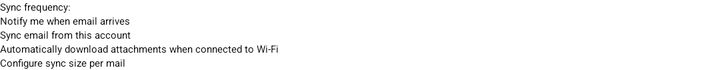
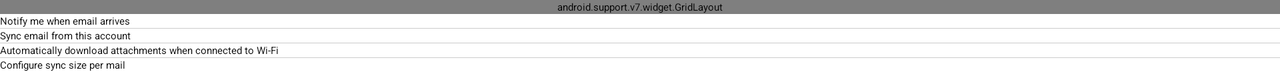

Two renders of one Android screen. The first uses the default layout on a phone; the second uses the alternative layout the repository ships for a different screen configuration, on a matching device. The two XML files are below.
<!-- AndroidManifest.xml: application theme UnifiedEmailTheme.Appcompat -->
<!-- res/layout/account_setup_options_fragment.xml -->
<?xml version="1.0" encoding="utf-8"?>
<LinearLayout
    xmlns:android="http://schemas.android.com/apk/res/android"
    android:layout_width="match_parent"
    android:layout_height="wrap_content"
    android:orientation="vertical"
    >
    <TextView
        android:text="@string/account_setup_options_mail_check_frequency_label"
        android:layout_height="wrap_content"
        android:layout_width="match_parent"
        style="@style/account_setup_label_text" />
    <Spinner
        android:id="@+id/account_check_frequency"
        android:layout_height="wrap_content"
        android:layout_width="match_parent" />
    <TextView
        android:id="@+id/account_sync_window_label"
        android:layout_height="wrap_content"
        android:layout_width="match_parent"
        android:text="@string/account_setup_options_mail_window_label"
        android:visibility="gone"
        style="@style/account_setup_label_text" />
    <Spinner
        android:id="@+id/account_sync_window"
        android:layout_height="wrap_content"
        android:layout_width="match_parent"
        android:visibility="gone" />
    <CheckBox
        android:id="@+id/account_notify"
        style="@style/account_setup_checkbox"
        android:layout_height="wrap_content"
        android:layout_width="match_parent"
        android:text="@string/account_setup_options_notify_label" />
    <CheckBox
        android:id="@+id/account_sync_contacts"
        style="@style/account_setup_checkbox"
        android:layout_height="wrap_content"
        android:layout_width="match_parent"
        android:text="@string/account_setup_options_sync_contacts_label"
        android:visibility="gone" />
    <CheckBox
        android:id="@+id/account_sync_calendar"
        style="@style/account_setup_checkbox"
        android:layout_height="wrap_content"
        android:layout_width="match_parent"
        android:text="@string/account_setup_options_sync_calendar_label"
        android:visibility="gone" />
    <CheckBox
        android:id="@+id/account_sync_email"
        style="@style/account_setup_checkbox"
        android:layout_height="wrap_content"
        android:layout_width="match_parent"
        android:text="@string/account_setup_options_sync_email_label" />

    <CheckBox
        android:id="@+id/account_background_attachments"
        style="@style/account_setup_checkbox"
        android:layout_height="wrap_content"
        android:layout_width="match_parent"
        android:text="@string/account_setup_options_background_attachments_label" />
    <RelativeLayout
        android:layout_width="match_parent"
        android:layout_height="wrap_content">
        <CheckBox
            android:id="@+id/account_sync_size_enable"
            style="@style/account_setup_checkbox"
            android:layout_width="wrap_content"
            android:layout_height="wrap_content"
            android:text="@string/account_settings_sync_size_enable" />
        <Spinner
            android:id="@+id/account_sync_size"
            android:layout_width="fill_parent"
            android:layout_height="wrap_content"
            android:layout_toEndOf="@+id/account_sync_size_enable"
            android:layout_alignTop="@+id/account_sync_size_enable"
            android:layout_alignBottom="@+id/account_sync_size_enable"
            android:visibility="invisible" />
    </RelativeLayout>
</LinearLayout>
<!-- resources referenced by this layout -->
<resources>
  <string name="account_settings_sync_size_enable">Configure sync size per mail</string>
  <string name="account_setup_options_background_attachments_label">
          Automatically download attachments when connected to Wi-Fi</string>
  <string name="account_setup_options_mail_check_frequency_label">Sync frequency:</string>
  <string name="account_setup_options_mail_window_label">Sync emails from:</string>
  <string name="account_setup_options_notify_label">Notify me when email arrives</string>
  <string name="account_setup_options_sync_calendar_label">Sync calendar from this account</string>
  <string name="account_setup_options_sync_contacts_label">Sync contacts from this account</string>
  <string name="account_setup_options_sync_email_label">Sync email from this account</string>
</resources>
<!-- res/layout-w600dp/account_setup_options_fragment.xml (the repository's variant of the layout above) -->
<!-- drawn on the phone turned sideways -->
<?xml version="1.0" encoding="utf-8"?>
<LinearLayout
    xmlns:android="http://schemas.android.com/apk/res/android"
    xmlns:app="http://schemas.android.com/apk/res-auto"
    android:layout_width="match_parent"
    android:layout_height="wrap_content"
    android:orientation="vertical"
    >
    
    <android.support.v7.widget.GridLayout
        android:layout_width="match_parent"
        android:layout_height="wrap_content"
        app:columnCount="2" >

        <TextView
            android:layout_height="wrap_content"
            android:layout_width="wrap_content"
            app:layout_gravity="center_vertical"
            android:layout_margin="8dp"
            android:text="@string/account_setup_options_mail_check_frequency_label"
            style="@style/account_setup_label_text" />
        <Spinner
            android:id="@+id/account_check_frequency"
            android:layout_height="wrap_content"
            app:layout_gravity="center_vertical|fill_horizontal"/>
        
        <TextView
            android:id="@+id/account_sync_window_label"
            android:layout_height="wrap_content"
            android:layout_width="wrap_content"
            app:layout_gravity="center_vertical"
            android:layout_margin="8dp"
            android:text="@string/account_setup_options_mail_window_label"
            android:visibility="gone"
            style="@style/account_setup_label_text" />
        <Spinner
            android:id="@+id/account_sync_window"
            android:layout_height="wrap_content"
            app:layout_gravity="center_vertical|fill_horizontal"
            android:visibility="gone" />

    </android.support.v7.widget.GridLayout>
    <CheckBox
        android:id="@+id/account_notify"
        style="@style/account_setup_checkbox"
        android:layout_height="wrap_content"
        android:layout_width="match_parent"
        android:text="@string/account_setup_options_notify_label" />
    
    <View
        android:id="@+id/account_sync_contacts_divider"
        android:layout_width="match_parent"
        android:layout_height="1px"
        android:background="@color/account_setup_divider_color"
        android:visibility="gone" />
    <CheckBox
        android:id="@+id/account_sync_contacts"
        style="@style/account_setup_checkbox"
        android:layout_height="wrap_content"
        android:layout_width="match_parent"
        android:text="@string/account_setup_options_sync_contacts_label"
        android:visibility="gone" />
    
    <View
        android:id="@+id/account_sync_calendar_divider"
        android:layout_width="match_parent"
        android:layout_height="1px"
        android:background="@color/account_setup_divider_color"
        android:visibility="gone" />
    <CheckBox
        android:id="@+id/account_sync_calendar"
        style="@style/account_setup_checkbox"
        android:layout_height="wrap_content"
        android:layout_width="match_parent"
        android:text="@string/account_setup_options_sync_calendar_label"
        android:visibility="gone" />
    
    <View
        android:layout_width="match_parent"
        android:layout_height="1px"
        android:background="@color/account_setup_divider_color" />
    <CheckBox
        android:id="@+id/account_sync_email"
        style="@style/account_setup_checkbox"
        android:layout_height="wrap_content"
        android:layout_width="match_parent"
        android:text="@string/account_setup_options_sync_email_label" />
    
    <View
        android:id="@+id/account_background_attachments_divider"
        android:layout_width="match_parent"
        android:layout_height="1px"
        android:background="@color/account_setup_divider_color" />
    <CheckBox
        android:id="@+id/account_background_attachments"
        style="@style/account_setup_checkbox"
        android:layout_height="wrap_content"
        android:layout_width="match_parent"
        android:text="@string/account_setup_options_background_attachments_label" />
    <View
        android:id="@+id/account_sync_size_divider"
        android:layout_width="match_parent"
        android:layout_height="1px"
        android:background="@color/account_setup_divider_color" />
    <RelativeLayout
        android:layout_width="match_parent"
        android:layout_height="wrap_content">
        <CheckBox
            android:id="@+id/account_sync_size_enable"
            style="@style/account_setup_checkbox"
            android:layout_width="wrap_content"
            android:layout_height="wrap_content"
            android:text="@string/account_settings_sync_size_enable" />
        <Spinner
            android:id="@+id/account_sync_size"
            android:layout_toRightOf="@+id/account_sync_size_enable"
            android:layout_alignTop="@+id/account_sync_size_enable"
            android:layout_alignBottom="@+id/account_sync_size_enable"
            android:layout_marginLeft="10dip"
            android:layout_height="wrap_content"
            android:layout_width="wrap_content"
            android:visibility="invisible" />
    </RelativeLayout>
</LinearLayout>
<!-- resources referenced by the variant -->
<!-- as the phone turned sideways resolves them -->
<resources>
  <color name="account_setup_divider_color">#CCCCCC</color>
  <string name="account_settings_sync_size_enable">Configure sync size per mail</string>
  <string name="account_setup_options_background_attachments_label">
          Automatically download attachments when connected to Wi-Fi</string>
  <string name="account_setup_options_mail_check_frequency_label">Sync frequency:</string>
  <string name="account_setup_options_mail_window_label">Sync emails from:</string>
  <string name="account_setup_options_notify_label">Notify me when email arrives</string>
  <string name="account_setup_options_sync_calendar_label">Sync calendar from this account</string>
  <string name="account_setup_options_sync_contacts_label">Sync contacts from this account</string>
  <string name="account_setup_options_sync_email_label">Sync email from this account</string>
</resources>
